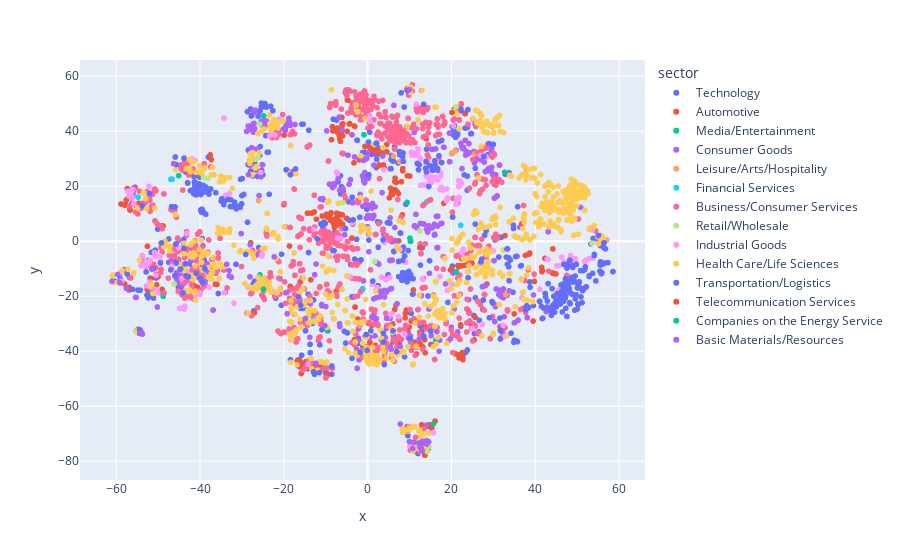

Write notebook code for a chart like this one.
### Code cell
fig = px.scatter(df, x="x", y="y", color="sector", hover_data=['sector', 'symb', 'headline'])
fig.show()

### Figure 1 — Plotly figure (JSON) as saved in the notebook; plotly's stock layout.template omitted (floating-point values rounded to 4 significant figures; data arrays with more than 128 entries replaced by an {"elided": "..."} marker saying what was removed)
{"data": [{"customdata": {"elided": "320x3 str values"}, "hoverlabel": {"namelength": 0}, "hovertemplate": "sector=%{customdata[0]}<br>x=%{x}<br>y=%{y}<br>symb=%{customdata[1]}<br>headline=%{customdata[2]}", "legendgroup": "Technology", "marker": {"color": "#636efa", "symbol": "circle"}, "mode": "markers", "name": "Technology", "showlegend": true, "type": "scattergl", "x": {"elided": "320 float values"}, "xaxis": "x", "y": {"elided": "320 float values"}, "yaxis": "y"}, {"customdata": {"elided": "254x3 str values"}, "hoverlabel": {"namelength": 0}, "hovertemplate": "sector=%{customdata[0]}<br>x=%{x}<br>y=%{y}<br>symb=%{customdata[1]}<br>headline=%{customdata[2]}", "legendgroup": "Automotive", "marker": {"color": "#EF553B", "symbol": "circle"}, "mode": "markers", "name": "Automotive", "showlegend": true, "type": "scattergl", "x": {"elided": "254 float values"}, "xaxis": "x", "y": {"elided": "254 float values"}, "yaxis": "y"}, {"customdata": [["Media/Entertainment", "NFLX", "Tech shows go digital route amid coronavirus risks"], ["Media/Entertainment", "NFLX", "Apple, Netflix are latest to pull out of SXSW over outbreak: reports"], ["Media/Entertainment", "NFLX", "Quibi gets another $750 million in funding, bringing total haul to $1.75 billion"], ["Media/Entertainment", "NFLX", "Five ways investors can cash in on coronavirus stock slump, UBS says"], ["Media/Entertainment", "DIS", "Opinion: The coronavirus has sunk cruise line stocks - now it's time to buy them"], ["Media/Entertainment", "DIS", "These stocks soared the most after Biden burned Bernie on Super Tuesday"], ["Media/Entertainment", "SIRI", "Nasdaq clinches record close as stock market rebounds from coronavirus selloff"], ["Media/Entertainment", "SIRI", "SiriusXM tops revenue expectations, but outlook comes up a hair shy"], ["Media/Entertainment", "SIRI", "Sirius's stock slips after subscriber additions beat guidance, but revenue outlook comes up shy"], ["Media/Entertainment", "SIRI", "Opinion: Spotify's virtuous circle makes it a buy"], ["Media/Entertainment", "SIRI", "Liberty Media wants bigger stake in iHeartMedia"], ["Media/Entertainment", "SIRI", "Forget buy and hold - here are 10 rules to help navigate this dicey market"]], "hoverlabel": {"namelength": 0}, "hovertemplate": "sector=%{customdata[0]}<br>x=%{x}<br>y=%{y}<br>symb=%{customdata[1]}<br>headline=%{customdata[2]}", "legendgroup": "Media/Entertainment", "marker": {"color": "#00cc96", "symbol": "circle"}, "mode": "markers", "name": "Media/Entertainment", "showlegend": true, "type": "scattergl", "x": [10.25, 10.11, 9.426, -48.82, -9.654, -25.71, -49.86, -24.84, -0.8846, 15.71, 32.7, 16.29], "xaxis": "x", "y": [-0.01923, 1.108, 14.14, -20.01, -32.09, -12.22, -18.71, 45.56, 38.71, -66.41, 25.04, -36.13], "yaxis": "y"}, {"customdata": {"elided": "320x3 str values"}, "hoverlabel": {"namelength": 0}, "hovertemplate": "sector=%{customdata[0]}<br>x=%{x}<br>y=%{y}<br>symb=%{customdata[1]}<br>headline=%{customdata[2]}", "legendgroup": "Consumer Goods", "marker": {"color": "#ab63fa", "symbol": "circle"}, "mode": "markers", "name": "Consumer Goods", "showlegend": true, "type": "scattergl", "x": {"elided": "320 float values"}, "xaxis": "x", "y": {"elided": "320 float values"}, "yaxis": "y"}, {"customdata": [["Leisure/Arts/Hospitality", "SBUX", "Buy the dip? Here's how some analysts say investors should play it"], ["Leisure/Arts/Hospitality", "SBUX", "Starbucks stock on track to open at 11-month low; Wedbush cuts price target by 12%"], ["Leisure/Arts/Hospitality", "SBUX", "Starbucks sees early recovery in China, no signs of coronavirus impact on U.S. sales"], ["Leisure/Arts/Hospitality", "SBUX", "Starbucks is cleaning 'high-touch' parts of its stores every 8 minutes in response to coronavirus outbreak"], ["Leisure/Arts/Hospitality", "RCL", "Cruise ship stocks take double-digit dives to multiyear lows"], ["Leisure/Arts/Hospitality", "RCL", "Cruise stocks suffer double-digit losses to multi-year lows"], ["Leisure/Arts/Hospitality", "RCL", "These stocks have performed the best since the coronavirus stalled the U.S. bull market"], ["Leisure/Arts/Hospitality", "CCL", "Cruise ship with 3,500 passengers ordered held off California coast for coronavirus testing"], ["Leisure/Arts/Hospitality", "RRGB", "Impossible Foods cutting prices on foodservice items by 15% on average"], ["Leisure/Arts/Hospitality", "RRGB", "Impossible Foods adds pork to menu amid 'most significant science project and business endeavor in the world'"], ["Leisure/Arts/Hospitality", "RRGB", "Red Robin Gourmet Burgers rejects hostile buyout bid, stock falls"], ["Leisure/Arts/Hospitality", "RRGB", "Opinion: Hold on to your core bearish stock-market position"], ["Leisure/Arts/Hospitality", "RRGB", "Why some restaurants are turning up their noses at Beyond Meat"], ["Leisure/Arts/Hospitality", "RRGB", "Opinion: S&P chart stays bullish, so don't bail out yet"]], "hoverlabel": {"namelength": 0}, "hovertemplate": "sector=%{customdata[0]}<br>x=%{x}<br>y=%{y}<br>symb=%{customdata[1]}<br>headline=%{customdata[2]}", "legendgroup": "Leisure/Arts/Hospitality", "marker": {"color": "#FFA15A", "symbol": "circle"}, "mode": "markers", "name": "Leisure/Arts/Hospitality", "showlegend": true, "type": "scattergl", "x": [-1.822, 6.177, 7.653, 20.08, -26.01, -25.99, -27.6, 57.08, 20.89, 28.0, 25.58, 9.939, 32.98, 9.541], "xaxis": "x", "y": [-30.72, 30.94, 28.9, 32.08, 14.78, 14.8, -18.49, 0.4214, 32.78, -19.5, 31.8, -67.41, -19.4, -69.14], "yaxis": "y"}, {"customdata": [["Financial Services", "BAC", "Stocks end lower but off worst levels as Wall Street wraps up roller-coaster week in positive territory"], ["Financial Services", "BAC", "Bank stocks take a broad beating as Treasury yields keep falling to records"], ["Financial Services", "BAC", "Dow notches another 900-point loss as benchmark government bond carves out new record low"], ["Financial Services", "BAC", "Financial stocks rally was short lived after Fed rate cut"], ["Financial Services", "BAC", "Powell says Fed 'closely monitoring' coronavirus"], ["Financial Services", "WFC", "Opinion: These stocks may be your best choice for income as interest rates keep falling"], ["Financial Services", "WFC", "House panel rips Wells Fargo as 'reckless' and unwilling 'to stop harming its customers'"], ["Financial Services", "WFC", "Wells Fargo will settle regulatory investigation of ETFs for $35 million"], ["Financial Services", "WFC", "Financial stocks bounce slightly, but Treasury yields extend decline"], ["Financial Services", "WFC", "Bank stocks sink as COVID-19 worries send Treasury yields tumbling"]], "hoverlabel": {"namelength": 0}, "hovertemplate": "sector=%{customdata[0]}<br>x=%{x}<br>y=%{y}<br>symb=%{customdata[1]}<br>headline=%{customdata[2]}", "legendgroup": "Financial Services", "marker": {"color": "#19d3f3", "symbol": "circle"}, "mode": "markers", "name": "Financial Services", "showlegend": true, "type": "scattergl", "x": [-54.78, -46.67, -51.39, -46.94, -1.198, -12.96, 22.22, 14.09, -46.7, -46.72], "xaxis": "x", "y": [16.01, 22.51, -18.48, 22.49, -17.33, -28.03, 5.786, 14.3, 22.6, 22.51], "yaxis": "y"}, {"customdata": {"elided": "771x3 str values"}, "hoverlabel": {"namelength": 0}, "hovertemplate": "sector=%{customdata[0]}<br>x=%{x}<br>y=%{y}<br>symb=%{customdata[1]}<br>headline=%{customdata[2]}", "legendgroup": "Business/Consumer Services", "marker": {"color": "#FF6692", "symbol": "circle"}, "mode": "markers", "name": "Business/Consumer Services", "showlegend": true, "type": "scattergl", "x": {"elided": "771 float values"}, "xaxis": "x", "y": {"elided": "771 float values"}, "yaxis": "y"}, {"customdata": [["Retail/Wholesale", "COST", "How America's 'survivalists' are preparing for a worst-case coronavirus epidemic - 'beans, bullets and Band-Aids'"], ["Retail/Wholesale", "COST", "'Total f***ing anarchy!' Costco shoppers share funny/scary tales of preppers getting ready for a coronavirus outbreak"], ["Retail/Wholesale", "COST", "As coronavirus infections spread, demand for oat milk is outpacing hand sanitizer"], ["Retail/Wholesale", "COST", "Costco, BJ's and Kroger sales boosted by demand for coronavirus-related items"], ["Retail/Wholesale", "KR", "Kroger reports earnings that beat estimates"], ["Retail/Wholesale", "VIPS", "Chinese internet stocks rise after report of coming trade talks, but JD.com lags"], ["Retail/Wholesale", "VIPS", "Alibaba, Tencent stocks extend slide amid concerns over health of Chinese markets"], ["Retail/Wholesale", "VIPS", "Alibaba, JD.com among China names trading lower"], ["Retail/Wholesale", "VIPS", "Opinion: 10 U.S.-listed Chinese stocks that could unlock outsize gains"], ["Retail/Wholesale", "VIPS", "Charting the market recovery attempt, S&P 500 holds firmer technical ground"], ["Retail/Wholesale", "VIPS", "Charting the market recovery attempt, S&P 500 holds firmer technical ground"], ["Retail/Wholesale", "VIPS", "Vipshop's stock soars on market-leading volume after Tencent, JD.com make investments"], ["Retail/Wholesale", "VIPS", "S&P, Dow back for another crack at the March low"], ["Retail/Wholesale", "VIPS", "Charting the approach of Nasdaq 5,000"], ["Retail/Wholesale", "VIPS", "S&P 500 violates major support"], ["Retail/Wholesale", "VIPS", "Alibaba investors have reason to worry, say analysts"], ["Retail/Wholesale", "VIPS", "S&P's backdrop bends, but doesn't break"], ["Retail/Wholesale", "VIPS", "Charting the latest market whipsaw"], ["Retail/Wholesale", "VIPS", "McDermott shares drop after hours; Vipshop surges"], ["Retail/Wholesale", "VIPS", "Carson Block sticks by China short calls as buyers circle"], ["Retail/Wholesale", "VIPS", "S&P 500 rattles the cage on the 1,800 mark"], ["Retail/Wholesale", "VIPS", "Charting a garden-variety pullback"], ["Retail/Wholesale", "VIPS", "Charting a garden-variety pullback"], ["Retail/Wholesale", "VIPS", "Charting the S&P 500's 30-year backdrop"], ["Retail/Wholesale", "VIPS", "Charting the S&P 500's three-decade backdrop"], ["Retail/Wholesale", "VIPS", "Agilent Technologies rises after hours"]], "hoverlabel": {"namelength": 0}, "hovertemplate": "sector=%{customdata[0]}<br>x=%{x}<br>y=%{y}<br>symb=%{customdata[1]}<br>headline=%{customdata[2]}", "legendgroup": "Retail/Wholesale", "marker": {"color": "#B6E880", "symbol": "circle"}, "mode": "markers", "name": "Retail/Wholesale", "showlegend": true, "type": "scattergl", "x": [30.02, 9.591, 53.55, 12.48, -25.78, -46.2, -39.16, -38.2, -4.621, -55.39, 14.24, 21.12, 12.51, 11.75, 13.62, -5.92, 12.29, 13.13, -26.15, 1.681, 12.49, -54.99, 12.63, -54.72, 14.57, -26.83], "xaxis": "x", "y": [-33.93, -38.32, -0.7037, 3.76, 42.56, -15.56, 23.07, 22.81, -29.67, -32.67, -76.53, 48.88, -74.44, -74.19, -75.01, 14.07, -72.73, -73.5, 30.38, -7.364, -72.32, -33.3, -73.81, -33.44, -74.68, 29.83], "yaxis": "y"}, {"customdata": {"elided": "191x3 str values"}, "hoverlabel": {"namelength": 0}, "hovertemplate": "sector=%{customdata[0]}<br>x=%{x}<br>y=%{y}<br>symb=%{customdata[1]}<br>headline=%{customdata[2]}", "legendgroup": "Industrial Goods", "marker": {"color": "#FF97FF", "symbol": "circle"}, "mode": "markers", "name": "Industrial Goods", "showlegend": true, "type": "scattergl", "x": {"elided": "191 float values"}, "xaxis": "x", "y": {"elided": "191 float values"}, "yaxis": "y"}, {"customdata": {"elided": "686x3 str values"}, "hoverlabel": {"namelength": 0}, "hovertemplate": "sector=%{customdata[0]}<br>x=%{x}<br>y=%{y}<br>symb=%{customdata[1]}<br>headline=%{customdata[2]}", "legendgroup": "Health Care/Life Sciences", "marker": {"color": "#FECB52", "symbol": "circle"}, "mode": "markers", "name": "Health Care/Life Sciences", "showlegend": true, "type": "scattergl", "x": {"elided": "686 float values"}, "xaxis": "x", "y": {"elided": "686 float values"}, "yaxis": "y"}, {"customdata": {"elided": "319x3 str values"}, "hoverlabel": {"namelength": 0}, "hovertemplate": "sector=%{customdata[0]}<br>x=%{x}<br>y=%{y}<br>symb=%{customdata[1]}<br>headline=%{customdata[2]}", "legendgroup": "Transportation/Logistics", "marker": {"color": "#636efa", "symbol": "circle"}, "mode": "markers", "name": "Transportation/Logistics", "showlegend": true, "type": "scattergl", "x": {"elided": "319 float values"}, "xaxis": "x", "y": {"elided": "319 float values"}, "yaxis": "y"}, {"customdata": [["Telecommunication Services", "T", "Opinion: These companies will be kings in the cybersecurity industry as consolidation takes hold"], ["Telecommunication Services", "T", "AT&T's stock gains after setting another $4 billion accelerated stock buyback program"]], "hoverlabel": {"namelength": 0}, "hovertemplate": "sector=%{customdata[0]}<br>x=%{x}<br>y=%{y}<br>symb=%{customdata[1]}<br>headline=%{customdata[2]}", "legendgroup": "Telecommunication Services", "marker": {"color": "#EF553B", "symbol": "circle"}, "mode": "markers", "name": "Telecommunication Services", "showlegend": true, "type": "scattergl", "x": [12.51, 20.15], "xaxis": "x", "y": [-2.269, 46.8], "yaxis": "y"}, {"customdata": [["Companies on the Energy Service", "XOM", "Exxon Mobil dividend yield of 7.3% leads the Dow; Visa the only stock yielding less than 10-yr. Treasury"], ["Companies on the Energy Service", "XOM", "Exxon Mobil lays out steps it will take to reduce harmful methane emissions"], ["Companies on the Energy Service", "XOM", "These are the 10 biggest stock winners Monday as the market rebounds from coronavirus rout"]], "hoverlabel": {"namelength": 0}, "hovertemplate": "sector=%{customdata[0]}<br>x=%{x}<br>y=%{y}<br>symb=%{customdata[1]}<br>headline=%{customdata[2]}", "legendgroup": "Companies on the Energy Service", "marker": {"color": "#00cc96", "symbol": "circle"}, "mode": "markers", "name": "Companies on the Energy Service", "showlegend": true, "type": "scattergl", "x": [-45.1, 21.19, -24.85], "xaxis": "x", "y": [23.85, -11.25, -17.45], "yaxis": "y"}, {"customdata": {"elided": "67x3 str values"}, "hoverlabel": {"namelength": 0}, "hovertemplate": "sector=%{customdata[0]}<br>x=%{x}<br>y=%{y}<br>symb=%{customdata[1]}<br>headline=%{customdata[2]}", "legendgroup": "Basic Materials/Resources", "marker": {"color": "#ab63fa", "symbol": "circle"}, "mode": "markers", "name": "Basic Materials/Resources", "showlegend": true, "type": "scattergl", "x": [9.975, -10.24, 7.023, -14.85, -19.21, -9.75, 4.529, -51.49, -19.69, -12.34, -61.02, -57.59, -22.31, -12.3, 5.7, -59.68, -50.19, 5.646, -55.4, 5.337, -55.25, 13.03, 5.281, 4.008, 4.368, 19.76, 1.205, 12.46, 10.76, -46.3, -59.13, 1.585, -54.0, 12.81, -33.08, 7.764, 12.15, 13.09, 1.021, -54.39, 13.82, 14.75, 4.022, 2.861, -13.83, 2.013, -53.76, 14.57, 14.09, -36.87, -28.44, 3.15, -36.89, -33.64, -19.35, -53.96, 14.11, 2.081, 3.37, 16.54, 4.487, -33.04, -2.497, -32.52, 1.462, 11.09, 9.98], "xaxis": "x", "y": [55.12, -30.67, -22.71, -28.1, -26.35, 40.12, -28.01, -10.2, 40.26, -44.46, -14.62, -17.11, -5.68, -8.282, -17.2, -12.12, -23.94, -6.961, -20.43, -7.021, -20.46, -76.12, -17.46, -17.91, -18.1, -35.56, -27.19, -74.91, -75.35, 28.19, -15.18, -28.06, -33.25, -73.7, -10.65, -38.2, -73.39, -72.81, -27.58, -33.53, -73.41, -11.65, -20.31, -20.2, -34.96, -20.61, -33.82, -72.95, -72.49, -25.04, 24.19, -18.22, -25.03, -8.413, -18.67, -33.24, -73.78, -28.17, -18.58, -32.88, -18.46, -12.61, -46.18, -13.1, -20.96, -73.14, -72.86], "yaxis": "y"}], "layout": {"legend": {"title": {"text": "sector"}, "tracegroupgap": 0}, "margin": {"t": 60}, "xaxis": {"anchor": "y", "domain": [0, 1], "title": {"text": "x"}}, "yaxis": {"anchor": "x", "domain": [0, 1], "title": {"text": "y"}}}}
